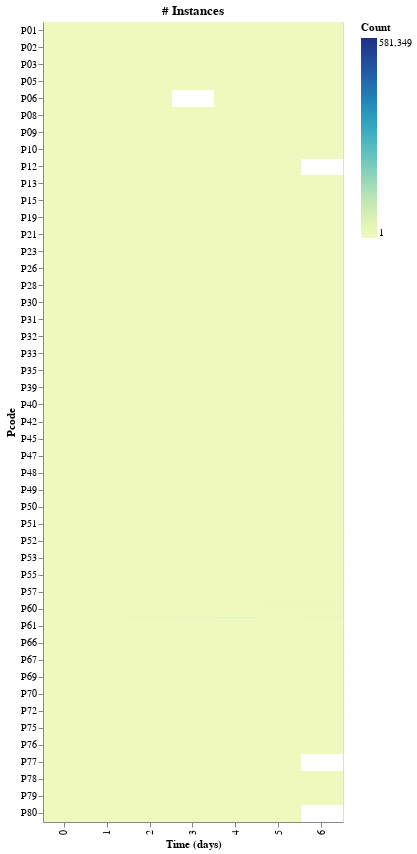

Write notebook code for a chart like this one.
### Code cell
chart

### Figure 1 — Vega-Lite specification as saved in the notebook (floating-point values rounded to 4 significant figures; data arrays with more than 128 entries replaced by an {"elided": "..."} marker saying what was removed)
{"config": {"view": {"continuousWidth": 300, "continuousHeight": 300}}, "data": {"name": "data-28974df9d51260b823247774f3cc534e"}, "mark": {"type": "rect"}, "encoding": {"color": {"field": "timestamp", "title": "Count", "type": "quantitative"}, "x": {"field": "day", "title": "Time (days)", "type": "ordinal"}, "y": {"field": "pcode", "title": "Pcode", "type": "ordinal"}}, "height": 800, "params": [{"name": "param_1", "select": {"type": "point", "fields": ["type"]}, "bind": {"input": "select", "options": ["ACC_AXX", "ACC_AXY", "ACC_AXZ", "ACC_MAG", "AML", "CAL", "DST_DST", "DST_MOT", "DST_PAC", "DST_SPD", "EDA", "HRT", "RRI", "SKT", "STP", "ULV_INT", "ULV_EXP", "ACE_UNK", "ACE_FOT", "ACE_WLK", "ACE_VHC", "ACE_BCC", "ACE_RUN", "ACE_TLT", "ACT", "APP_DUR_UNKNOWN", "APP_DUR_SOCIAL", "APP_DUR_SYSTEM", "APP_DUR_HEALTH", "APP_DUR_ENTER", "APP_DUR_INFO", "APP_DUR_WORK", "APP_CAT", "BAT_LEV", "BAT_STA", "BAT_TMP", "CAE_DUR", "CAE_CNT", "CON", "DAT_RCV", "DAT_SNT", "INS_JAC", "LOC_CLS", "LOC_LABEL", "LOC_DST", "MED_IMG", "MED_ALL", "MSG_SNT", "MSG_RCV", "MSG_ALL", "WIF_COS", "WIF_EUC", "WIF_MAN", "WIF_JAC", "SCR_EVENT", "SCR_DUR", "RNG", "CHG", "PWS", "ONF", "MED_VID"], "name": "Data Type: "}}], "title": "# Instances", "transform": [{"filter": {"param": "param_1"}}], "width": 300, "$schema": "https://vega.github.io/schema/vega-lite/v5.8.0.json", "datasets": {"data-28974df9d51260b823247774f3cc534e": {"elided": "16786 records"}}}
